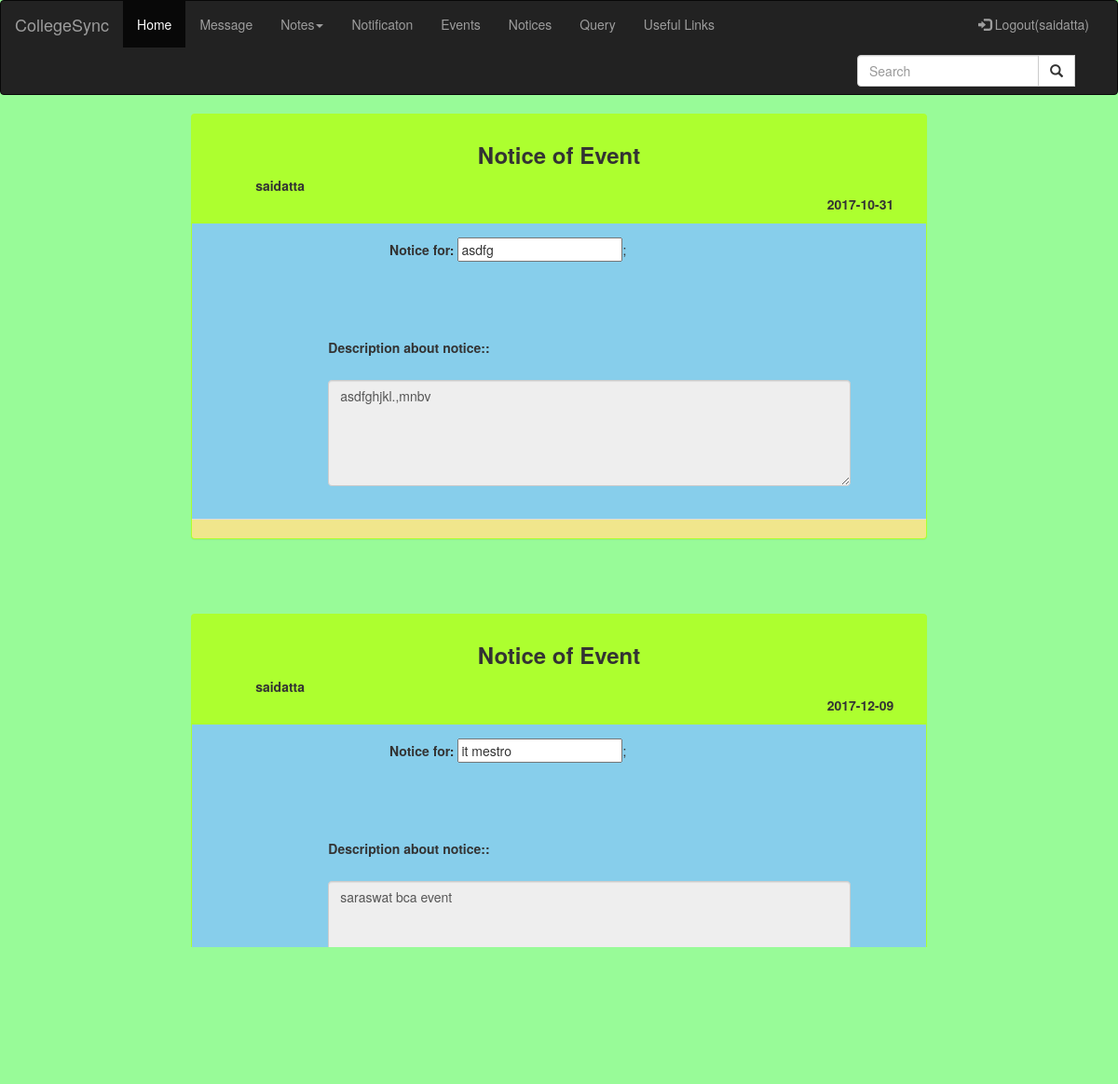
The app's page /extrafiles/notification.php (signed in) with its own data.
### tables this page shows
CREATE TABLE IF NOT EXISTS `event` (
  `event_id` int(11) NOT NULL AUTO_INCREMENT,
  `sender` varchar(50) NOT NULL,
  `event` varchar(50) NOT NULL,
  `des` varchar(50) NOT NULL,
  `date` varchar(50) NOT NULL,
  `time` varchar(50) NOT NULL,
  `add` varchar(50) NOT NULL,
  PRIMARY KEY (`event_id`)
);

### extrafiles/notification.php (the view, shortened to what this page needs)
<!DOCTYPE html>
<html lang="en">
<head>
  <link rel="stylesheet" href="https://maxcdn.bootstrapcdn.com/bootstrap/3.3.7/css/bootstrap.min.css">
</head>
<body style="background-color:#98FB98;">
<?php
include("nav.php");
?>
<?php
           $query="SELECT * from event  order by event_id desc limit 7";
           $res=mysql_query($query);
           while ($row=mysql_fetch_row($res))
           {
            echo"
<div class='row'>
  <div class='col-sm-offset-2 col-sm-8'>
    <div class='panel' style='background-color: #ADFF2F' >
      <div class='panel-heading'>
        <div class='row'>
          <div class='col-sm-4 col-sm-offset-4'>
            <center><h3><strong> Notice of Event</strong></h3></center>
          </div>
            <div class='row'>
        <div class='col-lg-6 col-lg-offset-1'>
        <b>$row[1]</b>
        </div>
        <div class='col-lg-4 col-lg-offset-10'>
        <b>$row[4]</b>
        </div>
        </div>
      </div>
      </div>
      <div class='panel-body' style='background-color: skyblue;'>
        <div class='row'>
          <div class='col-sm-6 col-sm-offset-3'>
            <label class='pull-center'><strong>Notice for:</strong></label>
            <input type='text' value='$row[2]'>;
          </div>
        </div>
        <div class='row'>
          <div class='col-sm-9 col-sm-offset-2'>
            <label><br/><br/><br/><br/><strong>Description about notice::</strong></label><br/><br/>
            <center><textarea class='form-control' rows='5' disabled>$row[3]</textarea ><br/>
            </center>
          </div>
        </div>
      </div>
      <div class='panel-footer' style='background-color:  #F0E68C;'>
      </div>
    </div>
  </div>
</div>
<br/><br/><br/>";
   }
    ?>
</body>
</html>

### records on screen
event: sender "saidatta", date "2017-10-31", event "asdfg", des "asdfghjkl.,mnbv"
event: sender "saidatta", date "2017-12-09", event "it mestro", des "saraswat bca event"

### other values on screen
$_SESSION['user'] "saidatta"
